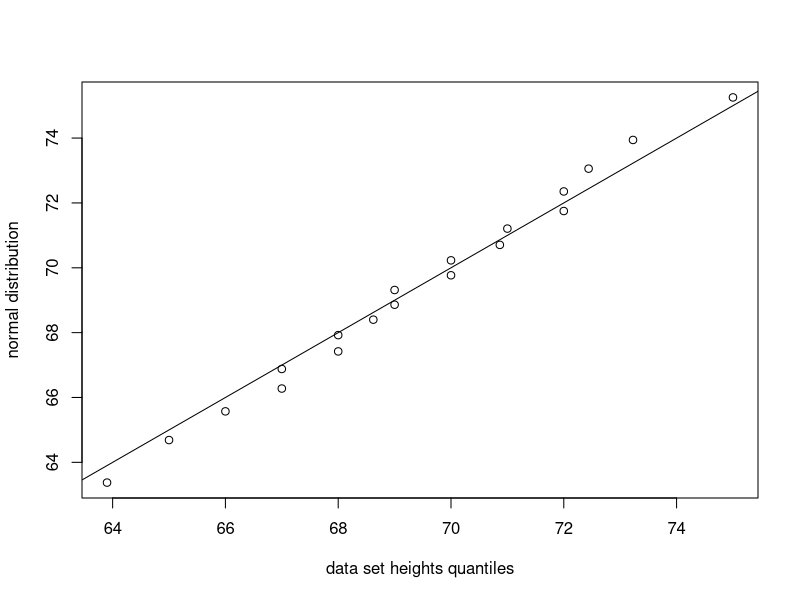

Source code (R):
library(dslabs)
data(heights)

# show how dataset heights is well approximmated with normal distribution?
x <- heights$height[ heights$sex == "Male" ]

# calculate quantiles from our data with intervals each with 5% probability.
p <- seq(0.05, 0.95, 0.05)
our_quantile <- quantile(x,p)

# calculate quantiles from normal distribution for approximation.
n_quantile <- qnorm(p,mean(x),sd(x) )

# show each quantiles in plot for evaluate.
plot(our_quantile, n_quantile,xlab = "data set heights quantiles",
     ylab = "normal distribution")
abline(0,1)

# points fall almost on the line, meaning the normal distribution is a pretty good
# approximation.
